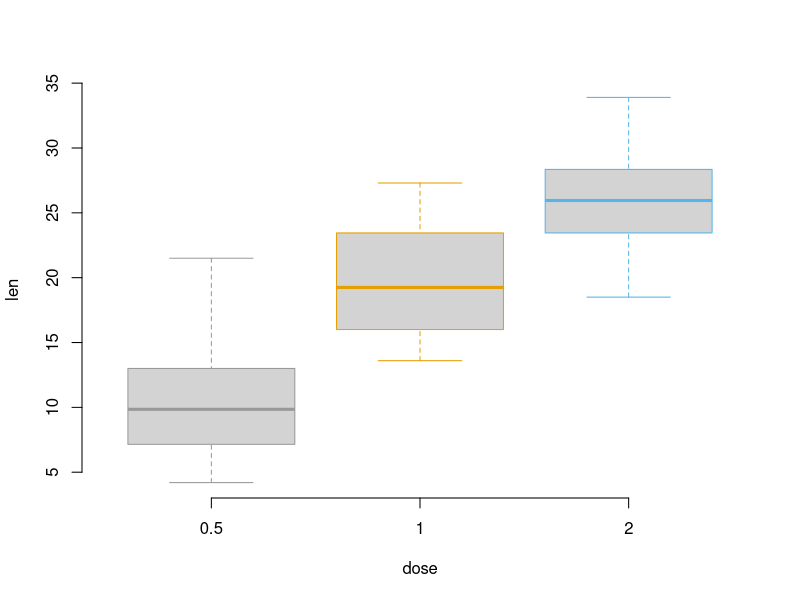
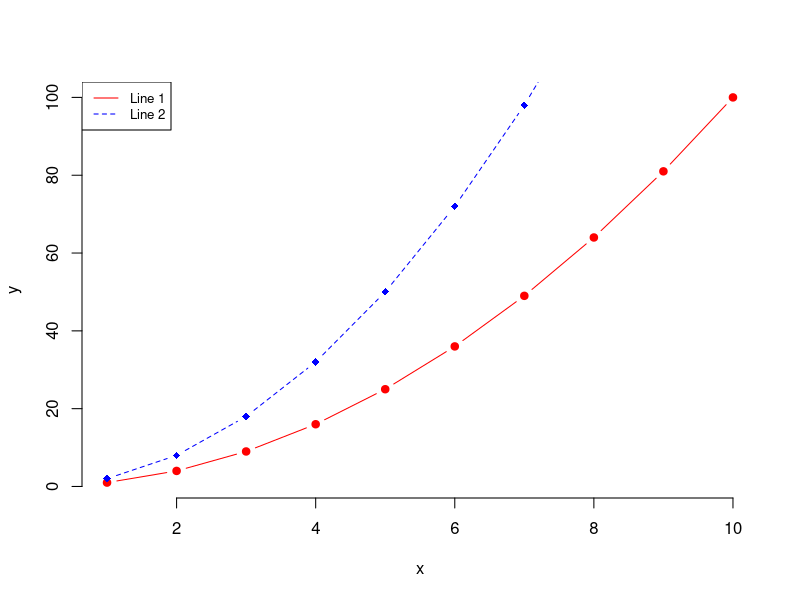

Write the R code that produced these figures, in order.
## ---- chunk 1
boxplot(len ~ dose, data = ToothGrowth, frame = FALSE,
        border = c("#999999", "#E69F00", "#56B4E9"))
## ---- chunk 2
x <- 1:10
y1 <- x*x
y2  <- 2*y1

# Create a first line
plot(x, y1, type = "b", frame = FALSE, pch = 19, 
     col = "red", xlab = "x", ylab = "y")
# Add a second line
lines(x, y2, pch = 18, col = "blue", type = "b", lty = 2)
# Add a legend to the plot
legend("topleft", legend=c("Line 1", "Line 2"),
       col=c("red", "blue"), lty = 1:2, cex=0.8)
